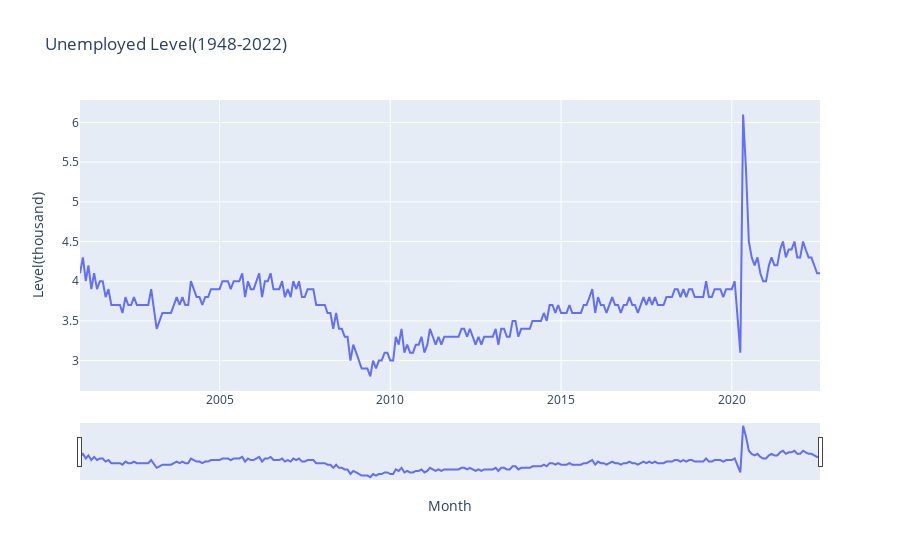

Source (notebook cell):
### Code cell
h = pd.DataFrame(fred.get_series('JTSHIR', limit=3000))
h_index = pd.DataFrame(h.index)

fig3_2 = go.Figure()

fig3_2.add_trace(go.Line(x=h_index[0], y=h[0], name='Unemployed'))

fig3_2.update_layout(title_text = 'Unemployed Level(1948-2022)', xaxis_title='Month', yaxis_title='Level(thousand)',
                  xaxis=dict(rangeslider=dict(visible=True)))

fig3_2.show()

### Figure 1 — Plotly figure (JSON) as saved in the notebook; plotly's stock layout.template omitted (floating-point values rounded to 4 significant figures; data arrays with more than 128 entries replaced by an {"elided": "..."} marker saying what was removed)
{"data": [{"name": "Unemployed", "type": "scatter", "x": {"elided": "261 str values"}, "y": {"elided": "261 float values"}}], "layout": {"title": {"text": "Unemployed Level(1948-2022)"}, "xaxis": {"rangeslider": {"visible": true}, "title": {"text": "Month"}}, "yaxis": {"title": {"text": "Level(thousand)"}}}}
